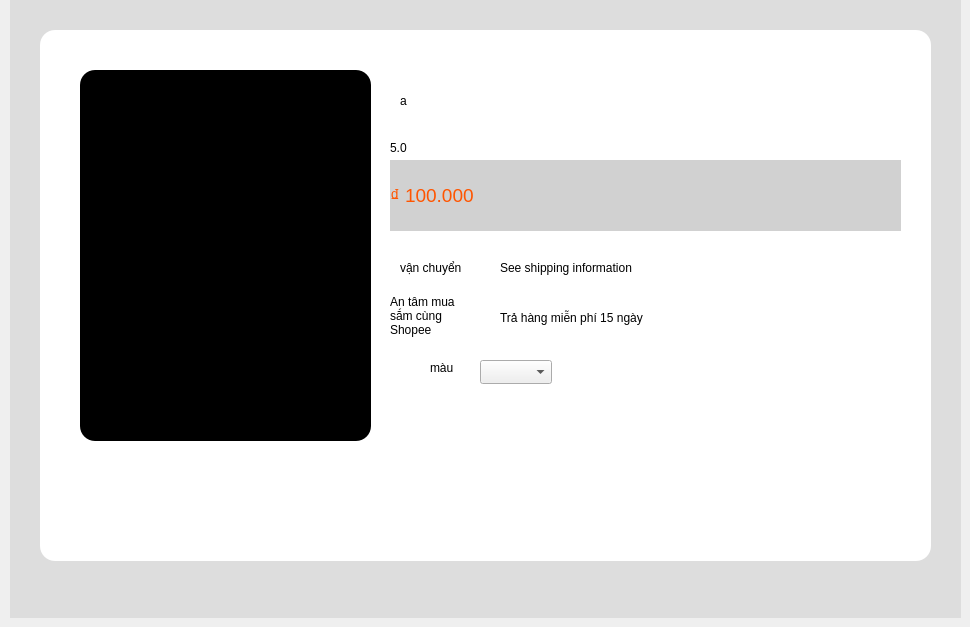
    <widget class="QWidget" name="page_12">
     <widget class="QLabel" name="label_65">
      <property name="geometry">
       <rect>
        <x>40</x>
        <y>30</y>
        <width>891</width>
        <height>531</height>
       </rect>
      </property>
      <property name="styleSheet">
       <string notr="true">background-color: rgb(255, 255, 255);
 border-radius: 15px;</string>
      </property>
      <property name="text">
       <string/>
      </property>
     </widget>
     <widget class="QLabel" name="label_66">
      <property name="geometry">
       <rect>
        <x>80</x>
        <y>70</y>
        <width>291</width>
        <height>371</height>
       </rect>
      </property>
      <property name="styleSheet">
       <string notr="true">background-color: rgb(0, 0, 0);
 border-radius: 15px;</string>
      </property>
      <property name="text">
       <string/>
      </property>
     </widget>
     <widget class="QLabel" name="label_67">
      <property name="geometry">
       <rect>
        <x>400</x>
        <y>70</y>
        <width>481</width>
        <height>61</height>
       </rect>
      </property>
      <property name="text">
       <string>a</string>
      </property>
     </widget>
     <widget class="QLabel" name="label_73">
      <property name="geometry">
       <rect>
        <x>410</x>
        <y>140</y>
        <width>16</width>
        <height>16</height>
       </rect>
      </property>
      <property name="text">
       <string/>
      </property>
      <property name="pixmap">
       <pixmap>../img/star-solid.svg</pixmap>
      </property>
      <property name="scaledContents">
       <bool>true</bool>
      </property>
     </widget>
     <widget class="QLabel" name="label_74">
      <property name="geometry">
       <rect>
        <x>430</x>
        <y>140</y>
        <width>16</width>
        <height>16</height>
       </rect>
      </property>
      <property name="text">
       <string/>
      </property>
      <property name="pixmap">
       <pixmap>../img/star-half-stroke-solid.svg</pixmap>
      </property>
      <property name="scaledContents">
       <bool>true</bool>
      </property>
     </widget>
     <widget class="QLabel" name="label_75">
      <property name="geometry">
       <rect>
        <x>390</x>
        <y>140</y>
        <width>21</width>
        <height>16</height>
       </rect>
      </property>
      <property name="text">
       <string>5.0</string>
      </property>
     </widget>
     <widget class="QLabel" name="label_76">
      <property name="geometry">
       <rect>
        <x>390</x>
        <y>160</y>
        <width>511</width>
        <height>71</height>
       </rect>
      </property>
      <property name="font">
       <font>
        <pointsize>14</pointsize>
       </font>
      </property>
      <property name="styleSheet">
       <string notr="true">background-color: rgb(209, 209, 209);
color: rgb(255, 85, 0);</string>
      </property>
      <property name="text">
       <string>₫ 100.000</string>
      </property>
     </widget>
     <widget class="QLabel" name="label_77">
      <property name="geometry">
       <rect>
        <x>430</x>
        <y>360</y>
        <width>49</width>
        <height>16</height>
       </rect>
      </property>
      <property name="text">
       <string>màu</string>
      </property>
     </widget>
     <widget class="QLabel" name="label_78">
      <property name="geometry">
       <rect>
        <x>400</x>
        <y>260</y>
        <width>61</width>
        <height>16</height>
       </rect>
      </property>
      <property name="text">
       <string>vận chuyển</string>
      </property>
     </widget>
     <widget class="QLabel" name="label_80">
      <property name="geometry">
       <rect>
        <x>390</x>
        <y>290</y>
        <width>71</width>
        <height>51</height>
       </rect>
      </property>
      <property name="text">
       <string>An tâm mua
sắm cùng
Shopee</string>
      </property>
     </widget>
     <widget class="QComboBox" name="comboBox_2">
      <property name="geometry">
       <rect>
        <x>480</x>
        <y>360</y>
        <width>72</width>
        <height>24</height>
       </rect>
      </property>
      <property name="duplicatesEnabled">
       <bool>false</bool>
      </property>
     </widget>
     <widget class="QLabel" name="label_81">
      <property name="geometry">
       <rect>
        <x>500</x>
        <y>310</y>
        <width>151</width>
        <height>16</height>
       </rect>
      </property>
      <property name="text">
       <string>Trả hàng miễn phí 15 ngày</string>
      </property>
     </widget>
     <widget class="QLabel" name="label_82">
      <property name="geometry">
       <rect>
        <x>500</x>
        <y>260</y>
        <width>141</width>
        <height>16</height>
       </rect>
      </property>
      <property name="text">
       <string>See shipping information</string>
      </property>
      <property name="scaledContents">
       <bool>false</bool>
      </property>
     </widget>
     <widget class="QLabel" name="label_83">
      <property name="geometry">
       <rect>
        <x>480</x>
        <y>260</y>
        <width>21</width>
        <height>16</height>
       </rect>
      </property>
      <property name="text">
       <string/>
      </property>
      <property name="pixmap">
       <pixmap>../img/truck-fast-solid.svg</pixmap>
      </property>
      <property name="scaledContents">
       <bool>true</bool>
      </property>
     </widget>
     <widget class="QLabel" name="label_84">
      <property name="geometry">
       <rect>
        <x>480</x>
        <y>310</y>
        <width>21</width>
        <height>16</height>
       </rect>
      </property>
      <property name="text">
       <string/>
      </property>
      <property name="pixmap">
       <pixmap>../img/shield-halved-solid.svg</pixmap>
      </property>
      <property name="scaledContents">
       <bool>true</bool>
      </property>
     </widget>
     <widget class="QLabel" name="label_85">
      <property name="geometry">
       <rect>
        <x>10</x>
        <y>0</y>
        <width>951</width>
        <height>618</height>
       </rect>
      </property>
      <property name="styleSheet">
       <string notr="true">background-color: rgb(221, 221, 221)</string>
      </property>
      <property name="text">
       <string/>
      </property>
     </widget>
     <zorder>label_85</zorder>
     <zorder>label_65</zorder>
     <zorder>label_66</zorder>
     <zorder>label_67</zorder>
     <zorder>label_73</zorder>
     <zorder>label_74</zorder>
     <zorder>label_75</zorder>
     <zorder>label_76</zorder>
     <zorder>label_77</zorder>
     <zorder>label_78</zorder>
     <zorder>label_80</zorder>
     <zorder>comboBox_2</zorder>
     <zorder>label_81</zorder>
     <zorder>label_82</zorder>
     <zorder>label_83</zorder>
     <zorder>label_84</zorder>
    </widget>
